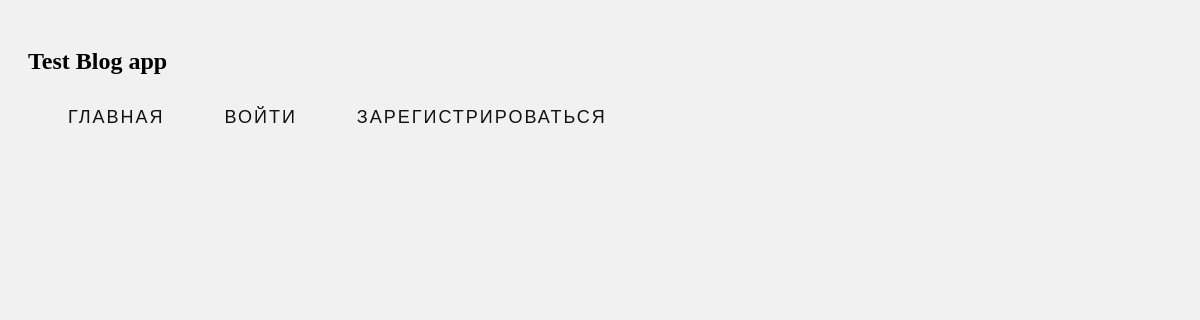
Before: / with the older database file.
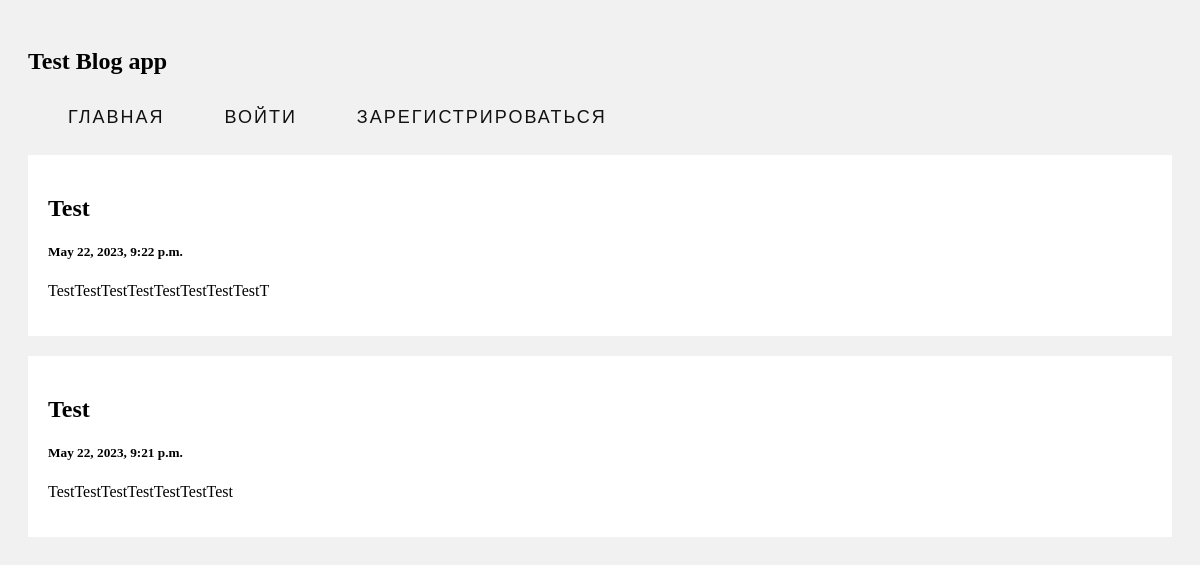
After: the same page with the newer database file.
### posts/models.py (models this page shows, shortened)
class Post(models.Model):
    title = models.CharField(max_length=50)
    body = models.CharField(max_length=1000)
    image = models.ImageField(upload_to='static/img', default='default.jpeg')
    date = models.DateTimeField(default=datetime.now)
    user = models.ForeignKey(User, on_delete=models.CASCADE)

### posts/views.py (the view)
# urls.py: path('', views.index, name='home'),
def index(request):
    posts = Post.objects.all()
    return render(request, 'basr.html', {'posts': posts})

### templates/basr.html (shortened to what this page needs)
{% load static %}
<!DOCTYPE html>
<html>
<head>
    <link rel="stylesheet" href="{% static 'css/base_layout.css' %}">
</head>
<body>
<header>
    {% if user.is_authenticated %}
        <nav class="container">
            <h2>Test Blog app</h2>
            <ul id="menu" class="complex_list">
                <a href="{% url 'home' %}">
                    <li>Главная</li>
                </a>
                <a href="{% url 'create' %}">
                    <li>Создать пост</li>
                </a>
                <form action="{% url 'logout' %}" method="POST">
                    {% csrf_token %}
                    <button type="submit" class="button_log">Logout</button>
                </form>
            </ul>
        </nav>
    {% else %}
        <nav class="container">
            <h2>Test Blog app</h2>
            <ul id="menu" class="complex_list">
                <a href="{% url 'home' %}">
                    <li>Главная</li>
                </a>
                <a href="{% url 'log_in' %}">
                    <li>Войти</li>
                </a>
                <a href="{% url 'singup' %}">
                    <li>Зарегистрироваться</li>
                </a>
            </ul>
        </nav>
    {% endif %}
</header>
<div class="row">
    <div class="leftcolumn">
        {% for post in posts reversed %}
            <div class="card">
                <a style="text-decoration: none; color: black;" href="/post/{{ post.id }}">
                    <h2>{{ post.title }}</h2>
                    <h5>{{ post.date }}</h5>
                    <p>{{ post.body|truncatewords:20 }}</p>
                </a>
            </div>
        {% endfor %}
    </div>
</div>
</body>
</html>

### static/css/base_layout.css (style rules this page uses)
ul.complex_list { display: flex; }
.complex_list li { font: 0.75em arial; list-style: none; }
#menu li { display: inline-block; margin-right: 60px; }
#menu a { color: #111; white-space: nowrap; text-transform: uppercase; letter-spacing: 2px; font-weight: bold; font-size: x-large; display: block; line-height: 40px; }
body { padding: 20px; background: #f1f1f1; }
.card { background-color: white; padding: 20px; margin-top: 20px; }

Changed rows visible on the page:
added Post: title "Test", date "May 22, 2023, 9:22 p.m.", body "TestTestTestTestTestTestTestTestT"
added Post: title "Test", date "May 22, 2023, 9:21 p.m.", body "TestTestTestTestTestTestTest"
